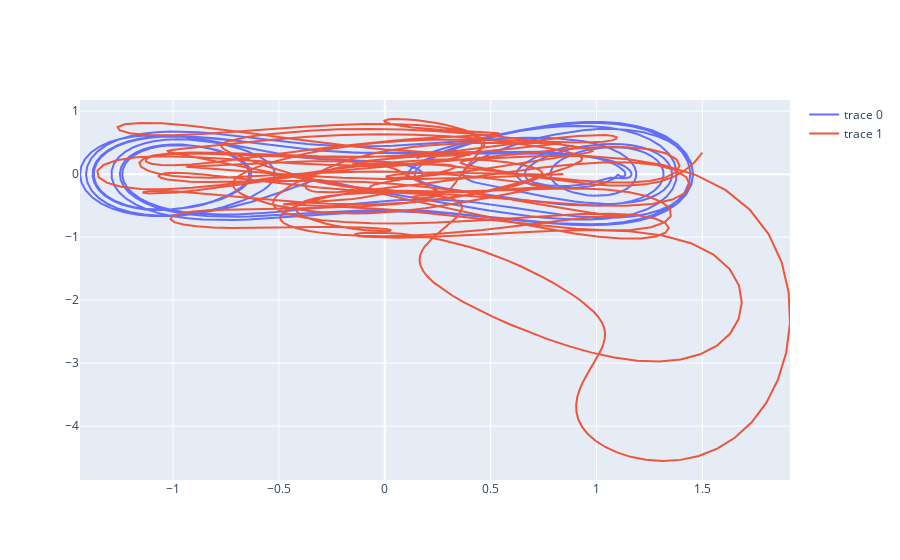

Here is the notebook cell this chart was saved with:
### Code cell
stateA0 = asarray([0.15,0.25])
stateB0 = asarray([1.5,0.34])
stateA,stateB = simulation.evolveAB(dufffingOscillator,dufffingOscillator,stateA0,stateB0,couplingB=coupling,stabilizerB=stabilizer,time=time,delTime=delTime,tail=tail)

### Figure 1 — Plotly figure (JSON) as saved in the notebook; plotly's stock layout.template omitted (floating-point values rounded to 4 significant figures; data arrays with more than 128 entries replaced by an {"elided": "..."} marker saying what was removed)
{"data": [{"mode": "lines", "type": "scatter", "x": {"elided": "1000 float values"}, "y": {"elided": "1000 float values"}}, {"mode": "lines", "type": "scatter", "x": {"elided": "1000 float values"}, "y": {"elided": "1000 float values"}}], "layout": {}}
